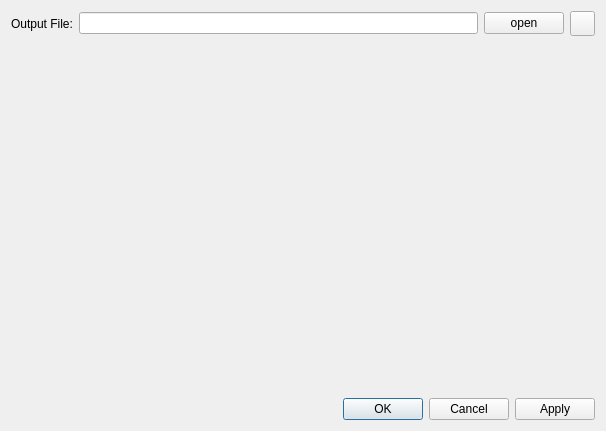
<?xml version="1.0" encoding="UTF-8"?>
<ui version="4.0">
 <class>Settings</class>
 <widget class="QDialog" name="Settings">
  <property name="geometry">
   <rect>
    <x>0</x>
    <y>0</y>
    <width>606</width>
    <height>431</height>
   </rect>
  </property>
  <property name="windowTitle">
   <string>Dialog</string>
  </property>
  <layout class="QVBoxLayout" name="verticalLayout">
   <item>
    <layout class="QHBoxLayout" name="horizontalLayout">
     <item>
      <widget class="QLabel" name="label">
       <property name="text">
        <string>Output File:</string>
       </property>
      </widget>
     </item>
     <item>
      <widget class="QLineEdit" name="filePathEdit"/>
     </item>
     <item>
      <widget class="QPushButton" name="openButton">
       <property name="text">
        <string>open</string>
       </property>
      </widget>
     </item>
     <item>
      <widget class="QPushButton" name="deleteFilePathButton">
       <property name="sizePolicy">
        <sizepolicy hsizetype="Fixed" vsizetype="Fixed">
         <horstretch>0</horstretch>
         <verstretch>0</verstretch>
        </sizepolicy>
       </property>
       <property name="minimumSize">
        <size>
         <width>25</width>
         <height>25</height>
        </size>
       </property>
       <property name="maximumSize">
        <size>
         <width>25</width>
         <height>25</height>
        </size>
       </property>
       <property name="sizeIncrement">
        <size>
         <width>25</width>
         <height>25</height>
        </size>
       </property>
       <property name="baseSize">
        <size>
         <width>25</width>
         <height>25</height>
        </size>
       </property>
       <property name="text">
        <string/>
       </property>
      </widget>
     </item>
    </layout>
   </item>
   <item>
    <spacer name="verticalSpacer">
     <property name="orientation">
      <enum>Qt::Vertical</enum>
     </property>
     <property name="sizeHint" stdset="0">
      <size>
       <width>20</width>
       <height>40</height>
      </size>
     </property>
    </spacer>
   </item>
   <item>
    <widget class="QDialogButtonBox" name="buttonBox">
     <property name="locale">
      <locale language="English" country="UnitedKingdom"/>
     </property>
     <property name="orientation">
      <enum>Qt::Horizontal</enum>
     </property>
     <property name="standardButtons">
      <set>QDialogButtonBox::Apply|QDialogButtonBox::Cancel|QDialogButtonBox::Ok</set>
     </property>
    </widget>
   </item>
  </layout>
 </widget>
 <resources/>
 <connections>
  <connection>
   <sender>buttonBox</sender>
   <signal>accepted()</signal>
   <receiver>Settings</receiver>
   <slot>accept()</slot>
   <hints>
    <hint type="sourcelabel">
     <x>248</x>
     <y>254</y>
    </hint>
    <hint type="destinationlabel">
     <x>157</x>
     <y>274</y>
    </hint>
   </hints>
  </connection>
  <connection>
   <sender>buttonBox</sender>
   <signal>rejected()</signal>
   <receiver>Settings</receiver>
   <slot>reject()</slot>
   <hints>
    <hint type="sourcelabel">
     <x>316</x>
     <y>260</y>
    </hint>
    <hint type="destinationlabel">
     <x>286</x>
     <y>274</y>
    </hint>
   </hints>
  </connection>
 </connections>
</ui>
